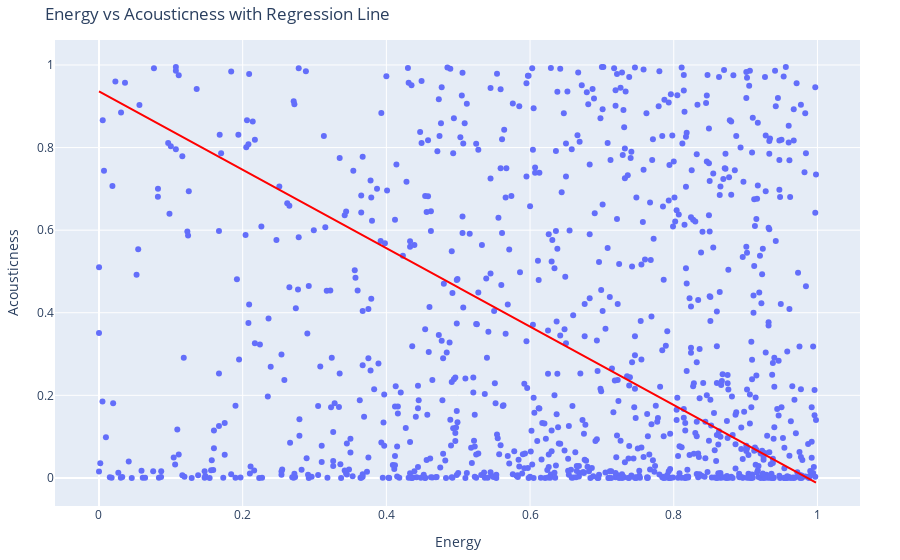

Write notebook code for a chart like this one.
### Markdown cell above
#### Scatter Plot

### Code cell
fig = plot_scatter(
    df_sample,
    x_col="energy",
    y_col="acousticness",
    title="Energy vs Acousticness with Regression Line",
    xlabel="Energy",
    ylabel="Acousticness",
    trend=True
)

fig.show()

### Figure 1 — Plotly figure (JSON) as saved in the notebook; plotly's stock layout.template omitted (floating-point values rounded to 4 significant figures; data arrays with more than 128 entries replaced by an {"elided": "..."} marker saying what was removed)
{"data": [{"hovertemplate": "Energy=%{x}<br>Acousticness=%{y}<extra></extra>", "legendgroup": "", "marker": {"color": "#636efa", "symbol": "circle"}, "mode": "markers", "name": "", "orientation": "v", "showlegend": false, "type": "scatter", "x": {"elided": "1000 float values"}, "xaxis": "x", "y": {"elided": "1000 float values"}, "yaxis": "y"}, {"hovertemplate": "<b>OLS trendline</b><br>acousticness = -0.94942 * energy + 0.935938<br>R<sup>2</sup>=0.521888<br><br>Energy=%{x}<br>Acousticness=%{y} <b>(trend)</b><extra></extra>", "legendgroup": "", "line": {"color": "red"}, "marker": {"color": "#636efa", "symbol": "circle"}, "mode": "lines", "name": "", "showlegend": false, "type": "scatter", "x": {"elided": "1000 float values"}, "xaxis": "x", "y": {"elided": "1000 float values"}, "yaxis": "y"}], "layout": {"legend": {"tracegroupgap": 0}, "margin": {"b": 40, "l": 40, "r": 40, "t": 40}, "title": {"text": "Energy vs Acousticness with Regression Line"}, "xaxis": {"anchor": "y", "domain": [0, 1], "title": {"text": "Energy"}}, "yaxis": {"anchor": "x", "domain": [0, 1], "title": {"text": "Acousticness"}}}}
